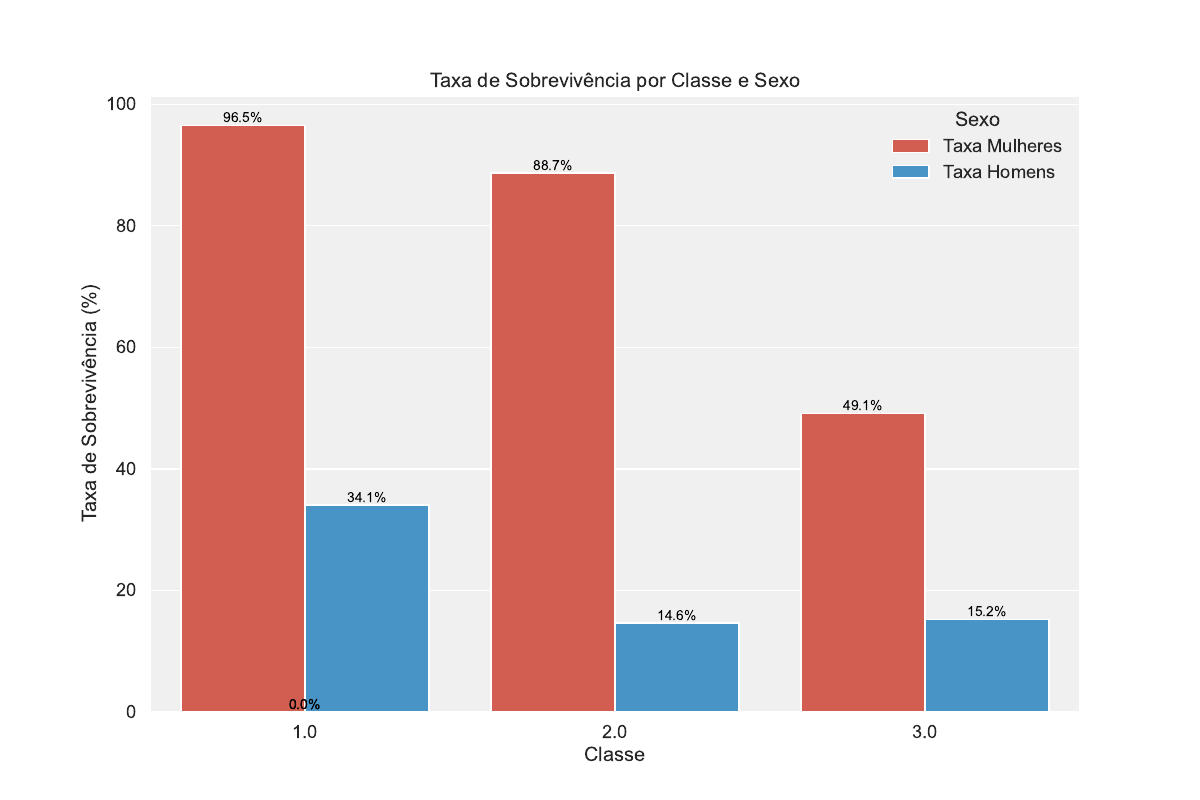

Write Python code to recreate this figure.
import pandas as pd
import numpy as np
import matplotlib.pyplot as plt
import seaborn as sns
from matplotlib.backends.backend_pdf import PdfPages
import os

# Configurando estilo de plots
plt.style.use('seaborn-v0_8-darkgrid')
sns.set(font_scale=1.2)
plt.rcParams['figure.figsize'] = (12, 8)
plt.rcParams['axes.facecolor'] = '#f0f0f0'
plt.rcParams['figure.titlesize'] = 16

# Definindo paleta de cores para gráficos
cores = ['#3498db', '#e74c3c', '#2ecc71', '#f39c12', '#9b59b6']

def carregar_dados(arquivo):
    """Carrega e pré-processa os dados do Titanic."""
    print(f"Carregando dados de {arquivo}...")
    df = pd.read_csv(arquivo, sep=';')
    
    # Verificação de valores nulos
    print("\nValores nulos por coluna:")
    print(df.isnull().sum())
    
    # Conversão de tipos - tratar valores nulos antes da conversão para int
    # Primeiro, vamos garantir que não haja valores nulos em 'survived'
    if df['survived'].isnull().any():
        print(f"Atenção: {df['survived'].isnull().sum()} valores nulos encontrados na coluna 'survived'. Preenchendo com 0.")
        df['survived'] = df['survived'].fillna(0)
    
    # Agora podemos converter com segurança
    df['survived'] = df['survived'].astype(int)
    
    # Tratamento da coluna de idade
    df['age'] = pd.to_numeric(df['age'], errors='coerce')
    
    # Tratamento da coluna fare - primeiro substituir vírgulas por pontos, depois converter
    df['fare'] = df['fare'].str.replace(',', '.').astype(float)
    
    # Criando categorias de idade
    df['categoria_idade'] = pd.cut(
        df['age'],
        bins=[0, 12, 18, 35, 50, 100],
        labels=['Criança (0-12)', 'Adolescente (13-18)', 'Adulto Jovem (19-35)', 'Adulto (36-50)', 'Idoso (50+)']
    )
    
    # Identificando crianças (menos de 18 anos)
    df['is_child'] = df['age'] < 18
    
    return df

def analise_lei_do_mar(df):
    """Análise específica da aplicação da Lei do Mar no desastre do Titanic."""
    
    # 1. Análise por sexo e classe
    sobrevivencia_sexo_classe = df.pivot_table(
        values='survived',
        index='pclass',
        columns='sex',
        aggfunc='mean'
    ).reset_index()
    
    sobrevivencia_sexo_classe.columns.name = None
    sobrevivencia_sexo_classe = sobrevivencia_sexo_classe.rename(
        columns={'female': 'Taxa Mulheres', 'male': 'Taxa Homens'}
    )
    
    # Calcular diferença entre taxas
    sobrevivencia_sexo_classe['Diferença (M-H)'] = (
        sobrevivencia_sexo_classe['Taxa Mulheres'] - sobrevivencia_sexo_classe['Taxa Homens']
    )
    
    # Converter para percentagem
    sobrevivencia_sexo_classe['Taxa Mulheres'] *= 100
    sobrevivencia_sexo_classe['Taxa Homens'] *= 100
    sobrevivencia_sexo_classe['Diferença (M-H)'] *= 100
    
    print("\n1. Taxas de sobrevivência por sexo e classe:")
    print(sobrevivencia_sexo_classe.round(1))
    
    # 2. Análise por faixa etária
    sobrevivencia_idade = df.groupby('categoria_idade')['survived'].agg(['mean', 'count']).reset_index()
    sobrevivencia_idade.columns = ['Faixa Etária', 'Taxa Sobrevivência', 'Total']
    sobrevivencia_idade['Taxa Sobrevivência'] *= 100
    
    print("\n2. Taxas de sobrevivência por faixa etária:")
    print(sobrevivencia_idade.sort_values('Taxa Sobrevivência', ascending=False).round(1))
    
    # 3. Análise por faixa etária e sexo
    sobrevivencia_idade_sexo = df.groupby(['categoria_idade', 'sex'])['survived'].agg(['mean', 'count']).reset_index()
    sobrevivencia_idade_sexo.columns = ['Faixa Etária', 'Sexo', 'Taxa Sobrevivência', 'Total']
    sobrevivencia_idade_sexo['Taxa Sobrevivência'] *= 100
    
    print("\n3. Taxas de sobrevivência por faixa etária e sexo:")
    print(sobrevivencia_idade_sexo.sort_values(['Faixa Etária', 'Taxa Sobrevivência'], ascending=[True, False]).round(1))
    
    # 4. Botes salva-vidas (quando disponível)
    df_botes = df.dropna(subset=['boat'])
    
    # Contagem de pessoas em botes por sexo
    pessoas_botes = df_botes.groupby('sex').size().reset_index(name='Total em Botes')
    total_por_sexo = df.groupby('sex').size().reset_index(name='Total no Navio')
    
    pessoas_botes = pd.merge(pessoas_botes, total_por_sexo, on='sex')
    pessoas_botes['Percentual em Botes'] = pessoas_botes['Total em Botes'] / pessoas_botes['Total no Navio'] * 100
    
    print("\n4. Distribuição de pessoas em botes salva-vidas por sexo:")
    print(pessoas_botes.round(1))
    
    # 5. Capacidade dos botes vs. número de passageiros
    total_passageiros = len(df)
    total_sobreviventes = df['survived'].sum()
    
    print(f"\n5. Capacidade de resgate:")
    print(f"   Total de passageiros: {total_passageiros}")
    print(f"   Total de sobreviventes: {total_sobreviventes}")
    print(f"   Percentual de resgate: {total_sobreviventes/total_passageiros*100:.1f}%")
    
    # Criar visualizações
    figuras = []
    
    # Figura 1: Sobrevivência por sexo e classe
    fig1, ax1 = plt.subplots()
    df_plot = pd.melt(
        sobrevivencia_sexo_classe, 
        id_vars=['pclass'], 
        value_vars=['Taxa Mulheres', 'Taxa Homens'],
        var_name='Sexo', 
        value_name='Taxa de Sobrevivência (%)'
    )
    sns.barplot(x='pclass', y='Taxa de Sobrevivência (%)', hue='Sexo', data=df_plot, palette=[cores[1], cores[0]], ax=ax1)
    ax1.set_title('Taxa de Sobrevivência por Classe e Sexo')
    ax1.set_xlabel('Classe')
    ax1.set_ylabel('Taxa de Sobrevivência (%)')
    
    # Adicionar rótulos de porcentagem
    for i, p in enumerate(ax1.patches):
        ax1.annotate(f'{p.get_height():.1f}%', 
                   (p.get_x() + p.get_width() / 2., p.get_height()), 
                   ha='center', va='bottom', fontsize=10, color='black')
    
    figuras.append(fig1)
    
    # Figura 2: Sobrevivência por faixa etária
    fig2, ax2 = plt.subplots()
    sobrevivencia_idade_ordenada = sobrevivencia_idade.sort_values('Faixa Etária')
    sns.barplot(x='Faixa Etária', y='Taxa Sobrevivência', data=sobrevivencia_idade_ordenada, palette=cores, ax=ax2)
    ax2.set_title('Taxa de Sobrevivência por Faixa Etária')
    ax2.set_xlabel('Faixa Etária')
    ax2.set_ylabel('Taxa de Sobrevivência (%)')
    plt.xticks(rotation=45)
    
    # Adicionar rótulos de porcentagem
    for i, p in enumerate(ax2.patches):
        ax2.annotate(f'{p.get_height():.1f}%', 
                   (p.get_x() + p.get_width() / 2., p.get_height()), 
                   ha='center', va='bottom', fontsize=10, color='black')
    
    figuras.append(fig2)
    
    # Figura 3: Sobrevivência por faixa etária e sexo
    fig3, ax3 = plt.subplots()
    df_plot = sobrevivencia_idade_sexo.copy()
    df_plot['Sexo'] = df_plot['Sexo'].map({'male': 'Homens', 'female': 'Mulheres'})
    sns.barplot(x='Faixa Etária', y='Taxa Sobrevivência', hue='Sexo', data=df_plot, palette=[cores[0], cores[1]], ax=ax3)
    ax3.set_title('Taxa de Sobrevivência por Faixa Etária e Sexo')
    ax3.set_xlabel('Faixa Etária')
    ax3.set_ylabel('Taxa de Sobrevivência (%)')
    plt.xticks(rotation=45)
    plt.legend(title='Sexo')
    
    figuras.append(fig3)
    
    # Figura 4: Percentual de pessoas em botes por sexo
    fig4, ax4 = plt.subplots()
    pessoas_botes['Sexo'] = pessoas_botes['sex'].map({'male': 'Homens', 'female': 'Mulheres'})
    sns.barplot(x='Sexo', y='Percentual em Botes', data=pessoas_botes, palette=[cores[0], cores[1]], ax=ax4)
    ax4.set_title('Percentual de Pessoas em Botes Salva-vidas por Sexo')
    ax4.set_xlabel('Sexo')
    ax4.set_ylabel('Percentual em Botes (%)')
    
    # Adicionar rótulos de porcentagem
    for i, p in enumerate(ax4.patches):
        ax4.annotate(f'{p.get_height():.1f}%', 
                   (p.get_x() + p.get_width() / 2., p.get_height()), 
                   ha='center', va='bottom', fontsize=10, color='black')
    
    figuras.append(fig4)
    
    # Figura 5: Análise de capacidade de resgate
    fig5, ax5 = plt.subplots()
    labels = ['Sobreviventes', 'Não Sobreviventes']
    sizes = [total_sobreviventes, total_passageiros - total_sobreviventes]
    explode = (0.1, 0)
    ax5.pie(sizes, explode=explode, labels=labels, autopct='%1.1f%%', shadow=True, colors=[cores[2], cores[1]])
    ax5.set_title('Proporção de Sobreviventes no Titanic')
    ax5.axis('equal')
    
    figuras.append(fig5)
    
    return figuras, sobrevivencia_sexo_classe, sobrevivencia_idade, sobrevivencia_idade_sexo, pessoas_botes

def conclusoes_lei_do_mar(sobrev_sex_classe, sobrev_idade, sobrev_idade_sexo, pessoas_botes):
    """Gera conclusões específicas sobre a aplicação da Lei do Mar no Titanic."""
    
    print("\n=== CONCLUSÕES SOBRE A LEI DO MAR NO TITANIC ===")
    
    # 1. Análise da prioridade por sexo
    taxa_mulheres = sobrev_sex_classe['Taxa Mulheres'].mean()
    taxa_homens = sobrev_sex_classe['Taxa Homens'].mean()
    
    print(f"\n1. Prioridade para mulheres:")
    print(f"   - Taxa média de sobrevivência de mulheres: {taxa_mulheres:.1f}%")
    print(f"   - Taxa média de sobrevivência de homens: {taxa_homens:.1f}%")
    
    if taxa_mulheres > taxa_homens:
        diferenca = taxa_mulheres / taxa_homens
        print(f"   - Mulheres tiveram {diferenca:.1f}x mais chances de sobreviver que homens")
        print("   - Há evidência clara de prioridade para mulheres")
    else:
        print("   - Não há evidência de prioridade para mulheres")
    
    # 2. Análise da prioridade por idade
    criancas = sobrev_idade[sobrev_idade['Faixa Etária'].isin(['Criança (0-12)', 'Adolescente (13-18)'])]
    taxa_criancas = criancas['Taxa Sobrevivência'].mean()
    
    adultos = sobrev_idade[~sobrev_idade['Faixa Etária'].isin(['Criança (0-12)', 'Adolescente (13-18)'])]
    taxa_adultos = adultos['Taxa Sobrevivência'].mean()
    
    print(f"\n2. Prioridade para crianças:")
    print(f"   - Taxa média de sobrevivência de crianças/adolescentes: {taxa_criancas:.1f}%")
    print(f"   - Taxa média de sobrevivência de adultos: {taxa_adultos:.1f}%")
    
    if taxa_criancas > taxa_adultos:
        diferenca = taxa_criancas / taxa_adultos
        print(f"   - Crianças tiveram {diferenca:.1f}x mais chances de sobreviver que adultos")
        print("   - Há evidência de prioridade para crianças")
    else:
        print("   - Não há evidência consistente de prioridade para crianças")
    
    # 3. Verificação de consistência entre classes
    print("\n3. Consistência entre classes socioeconômicas:")
    for pclass in [1, 2, 3]:
        tx_mulheres = sobrev_sex_classe[sobrev_sex_classe['pclass'] == pclass]['Taxa Mulheres'].values[0]
        tx_homens = sobrev_sex_classe[sobrev_sex_classe['pclass'] == pclass]['Taxa Homens'].values[0]
        diferenca = sobrev_sex_classe[sobrev_sex_classe['pclass'] == pclass]['Diferença (M-H)'].values[0]
        
        print(f"   - Classe {pclass}:")
        print(f"     * Mulheres: {tx_mulheres:.1f}%, Homens: {tx_homens:.1f}%")
        print(f"     * Diferença: {diferenca:.1f} pontos percentuais")
    
    # 4. Análise das pessoas em botes
    tx_mulheres_botes = pessoas_botes[pessoas_botes['sex'] == 'female']['Percentual em Botes'].values[0]
    tx_homens_botes = pessoas_botes[pessoas_botes['sex'] == 'male']['Percentual em Botes'].values[0]
    
    print(f"\n4. Acesso aos botes salva-vidas:")
    print(f"   - Percentual de mulheres que acessaram botes: {tx_mulheres_botes:.1f}%")
    print(f"   - Percentual de homens que acessaram botes: {tx_homens_botes:.1f}%")
    
    # 5. Conclusão final sobre a Lei do Mar
    print("\n5. Conclusão sobre a afirmação do artigo:")
    print("   Com base na análise dos dados, podemos concluir que:")
    
    if taxa_mulheres > taxa_homens and all(sobrev_sex_classe['Taxa Mulheres'] > sobrev_sex_classe['Taxa Homens']):
        print("   - A tripulação do Titanic priorizou o resgate de mulheres em todas as classes")
    else:
        print("   - A prioridade para mulheres não foi consistente em todas as classes")
    
    if taxa_criancas > taxa_adultos:
        print("   - Há evidência de que crianças tiveram prioridade sobre adultos")
    else:
        print("   - Não há evidência consistente de prioridade para crianças")
    
    # Verificar se classe social teve impacto significativo
    classe1 = sobrev_sex_classe[sobrev_sex_classe['pclass'] == 1][['Taxa Mulheres', 'Taxa Homens']].mean().mean()
    classe3 = sobrev_sex_classe[sobrev_sex_classe['pclass'] == 3][['Taxa Mulheres', 'Taxa Homens']].mean().mean()
    diferenca_classes = classe1 - classe3
    
    if diferenca_classes > 20:  # diferença de 20 pontos percentuais ou mais
        print(f"   - A classe social teve impacto significativo na sobrevivência (diferença de {diferenca_classes:.1f} pontos percentuais)")
        print("   - A 'Lei do Mar' parece ter sido aplicada de forma desigual entre as classes sociais")
        print("   - O status socioeconômico influenciou significativamente nas chances de sobrevivência")
    
    print("\n   CONCLUSÃO FINAL:")
    if taxa_mulheres > taxa_homens and taxa_criancas > taxa_adultos:
        print("   A afirmação de que 'A tripulação do Titanic seguiu a Lei do Mar' é parcialmente verdadeira,")
        print("   pois mulheres e crianças tiveram maior probabilidade de sobrevivência.")
    else:
        print("   A afirmação de que 'A tripulação do Titanic seguiu a Lei do Mar' não é inteiramente precisa,")
    
    if diferenca_classes > 20:
        print("   pois a aplicação dessa prioridade foi significativamente influenciada pela classe socioeconômica.")
    else:
        print("   pois não houve aplicação consistente da prioridade para crianças em todas as circunstâncias.")

def main():
    # Carregar dados
    df = carregar_dados("titanic3.csv")
    
    # Realizar análise
    figuras, sobrev_sex_classe, sobrev_idade, sobrev_idade_sexo, pessoas_botes = analise_lei_do_mar(df)
    
    # Gerar conclusões
    conclusoes_lei_do_mar(sobrev_sex_classe, sobrev_idade, sobrev_idade_sexo, pessoas_botes)
    
    # Remover o arquivo PDF antigo se ele existir
    output_pdf = 'lei_do_mar_titanic.pdf'
    if os.path.exists(output_pdf):
        try:
            os.remove(output_pdf)
            print(f"Arquivo antigo {output_pdf} removido com sucesso.")
        except Exception as e:
            print(f"Não foi possível remover o arquivo antigo: {e}")
    
    # Salvar gráficos em PDF
    try:
        with PdfPages(output_pdf) as pdf:
            for i, fig in enumerate(figuras):
                pdf.savefig(fig)
                
        # Fechar todas as figuras para liberar memória
        for fig in figuras:
            plt.close(fig)
            
        print(f"\nAnálise concluída. Os resultados foram salvos em '{output_pdf}'")
    except Exception as e:
        print(f"\nErro ao salvar o PDF: {e}")
        print("Tentando salvar as figuras individualmente como arquivos PNG...")
        
        # Plano B: Salvar figuras individuais como PNG se o PDF falhar
        nomes_figuras = ['classe_sexo', 'faixa_etaria', 'faixa_etaria_sexo', 'botes_sexo', 'proporcao_sobreviventes']
        for i, fig in enumerate(figuras):
            nome_arquivo = f"lei_do_mar_{nomes_figuras[i] if i < len(nomes_figuras) else i}.png"
            fig.savefig(nome_arquivo)
            print(f"Figura salva como {nome_arquivo}")
            plt.close(fig)
        
        print("Figuras salvas como arquivos PNG separados.")

if __name__ == "__main__":
    main() 